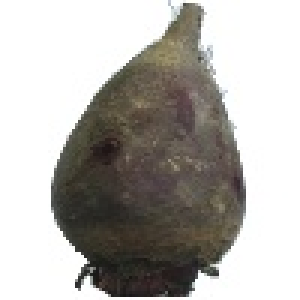
#> input picture dataset/Beetroot/113_100.jpg, 100 x 100 px, found by its file name (shown 3 times larger)
$ jupyter execute teste_processos_pdi.ipynb
#> lines starting #> are read from the running program, lines starting #| are printed output that depends on the picture; after the words box and inside, x2 and y2 are one past the last pixel; in counts of white or black regions, pixels touching at a corner belong together
#> further down, img_to_test is the input picture: shape (100, 100, 3); mean B, G, R 173.7, 177.8, 180.4
### pdi-backend/libs/preprocessing.py
import cv2


def converter_para_cinza(imagem):
    return cv2.cvtColor(imagem, cv2.COLOR_BGR2GRAY)
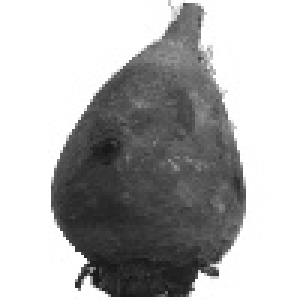
#> returned value: shape (100, 100) (shown 3 times larger); min 21, max 255, mean 178.1

def aplicar_filtro_gaussiano(imagem, tamanho_kernel=(5, 5)):
#> called with tamanho_kernel = (5, 5)
    return cv2.GaussianBlur(imagem, tamanho_kernel, 0)
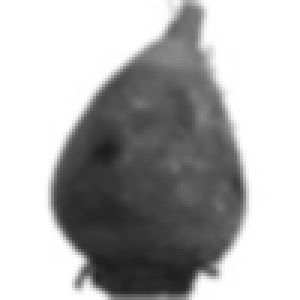
#> returned value: shape (100, 100) (shown 3 times larger); min 28, max 255, mean 177.9

def detectar_bordas_canny(imagem, limiar_baixo=100, limiar_alto=200):
    return cv2.Canny(imagem, limiar_baixo, limiar_alto)

### pdi-backend/libs/segmentation.py
import cv2
import numpy as np

def segmentar_objeto_com_flood_fill(imagem):
    _, mascara = cv2.threshold(imagem, 0, 255, cv2.THRESH_BINARY_INV + cv2.THRESH_OTSU)
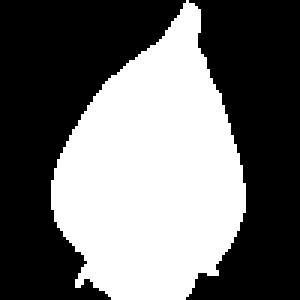
#> mascara: shape (100, 100) (shown 3 times larger); 42.5% white; 1 white region, box (x1, y1, x2, y2) and area: (17, 0, 82, 100) 4252

    h, w = mascara.shape
#> h = 100; w = 100
    ff = mascara.copy()
    ff_mask = np.zeros((h + 2, w + 2), np.uint8)

    for seed in [(0, 0), (w - 1, 0), (0, h - 1), (w - 1, h - 1)]:
        cv2.floodFill(ff, ff_mask, seedPoint=seed, newVal=0)

    kernel = np.ones((3, 3), np.uint8)
    ff = cv2.morphologyEx(ff, cv2.MORPH_OPEN, kernel, iterations=1)
#> ff: shape (100, 100); 42.4% white; 1 white region, box (x1, y1, x2, y2) and area: (17, 1, 82, 100) 4239
    ff = cv2.morphologyEx(ff, cv2.MORPH_CLOSE, kernel, iterations=1)
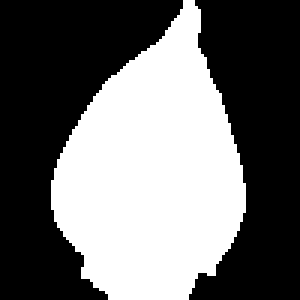
#> ff: shape (100, 100) (shown 3 times larger); 42.5% white; 1 white region

    return ff

# [11 lines left out: function filtrar_contornos_borda, not called in this run]

def encontrar_contornos(mascara_binaria):
    contornos, _ = cv2.findContours(mascara_binaria.copy(), cv2.RETR_EXTERNAL, cv2.CHAIN_APPROX_SIMPLE)
#> contornos = 1 contour; box (x1, y1, x2, y2) and area: (17, 0, 82, 100) 4124
    return contornos

# [4 lines left out: function desenhar_contornos, not called in this run]

### pdi-backend/libs/geometric.py
import cv2
import numpy as np
from typing import Union

def calcular_area(contorno) -> float:
    """
    Calcula a área de um contorno.

    Args:
        contorno: Contorno obtido de cv2.findContours

    Returns:
        float: Área do contorno em pixels (sempre positiva)
    """
    if contorno is None or len(contorno) == 0:
        return 0.0
    return abs(cv2.contourArea(contorno))  # abs() garante valor positivo

def calcular_perimetro(contorno) -> float:
    """
    Calcula o perímetro de um contorno.

    Args:
        contorno: Contorno obtido de cv2.findContours

    Returns:
        float: Perímetro do contorno
    """
    if contorno is None or len(contorno) == 0:
        return 0.0
    return cv2.arcLength(contorno, closed=True)

def calcular_circularidade(contorno) -> float:
    """
    Calcula a circularidade de um contorno.
    Circularidade = 4π * área / perímetro²
    Valores próximos a 1 indicam formas mais circulares.

    Args:
        contorno: Contorno obtido de cv2.findContours

    Returns:
        float: Circularidade (0 a 1, onde 1 é um círculo perfeito)
    """
    if contorno is None or len(contorno) == 0:
        return 0.0

    area = abs(cv2.contourArea(contorno))
    perimetro = cv2.arcLength(contorno, closed=True)

    if perimetro == 0:
        return 0.0

    return (4 * np.pi * area) / (perimetro ** 2)

def calcular_aspect_ratio(contorno) -> float:
    """
    Calcula a proporção de aspecto (largura/altura) do bounding box.

    Args:
        contorno: Contorno obtido de cv2.findContours

    Returns:
        float: Aspect ratio (largura/altura do retângulo delimitador)
    """
    if contorno is None or len(contorno) == 0:
        return 0.0

    x, y, w, h = cv2.boundingRect(contorno)

    if h == 0:
        return 0.0

    return float(w) / float(h)

### pdi-backend/libs/teste_processos_pdi.ipynb
[cell 1]
import cv2
import numpy as np

[cell 2]
image_path = '../../dataset/Limes/113_100.jpg'
img_to_test = cv2.imread(image_path)
img_to_test

[cell 3]
from preprocessing import converter_para_cinza
img_to_test_cinza = converter_para_cinza(img_to_test)
img_to_test_cinza

[cell 4]
from preprocessing import aplicar_filtro_gaussiano
img_to_test_gaussiano = aplicar_filtro_gaussiano(img_to_test_cinza)
img_to_test_gaussiano

[cell 5]
from segmentation import segmentar_objeto_com_flood_fill
img_to_test_mascara = segmentar_objeto_com_flood_fill(img_to_test_gaussiano)
img_to_test_mascara

[cell 6]
from segmentation import encontrar_contornos
img_to_test_contornos = encontrar_contornos(img_to_test_mascara)
#> img_to_test_contornos has the same summary as contornos in encontrar_contornos
img_to_test_contornos
#> Out has the same summary as contornos in encontrar_contornos

[cell 7]
from geometric import calcular_area, calcular_perimetro, calcular_circularidade, calcular_aspect_ratio

for i, contorno in enumerate(img_to_test_contornos):
    area = calcular_area(contorno)
    perimetro = calcular_perimetro(contorno)
    circularidade = calcular_circularidade(contorno)
    aspect = calcular_aspect_ratio(contorno)

    print(f"\nContorno {i+1}:")
    print(f"  Área: {area:.2f} pixels")
    print(f"  Perímetro: {perimetro:.2f}")
    print(f"  Circularidade: {circularidade:.4f}")
    print(f"  Aspect Ratio: {aspect:.4f}")
#> this loop made 1 pass
#> (circularidade, x in calcular_aspect_ratio, y in calcular_aspect_ratio, w in calcular_aspect_ratio, h in calcular_aspect_ratio, aspect) on pass 1: (0.664, 17, 0, 65, 100, 0.65)
#| Contorno 1:
#|   Área: 4124.00 pixels
#|   Perímetro: 279.28
#|   Circularidade: 0.6644
#|   Aspect Ratio: 0.6500
